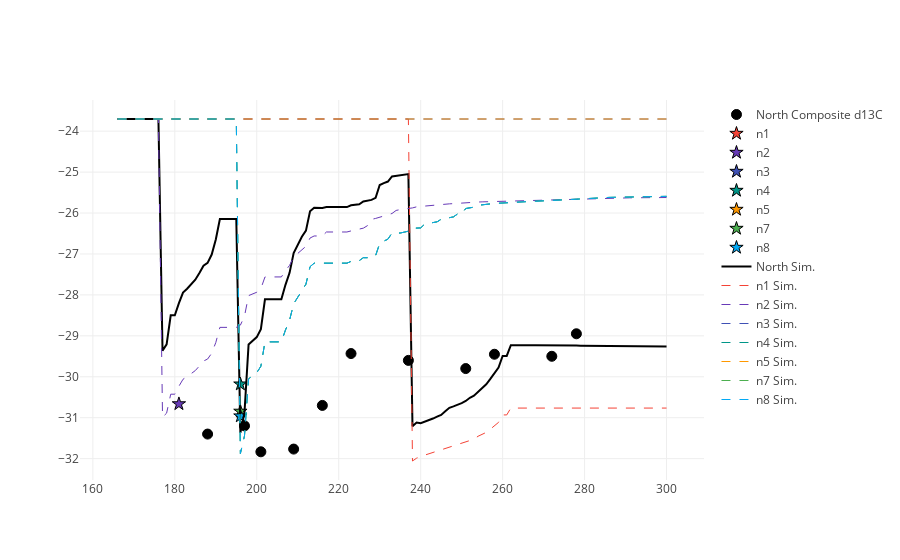

Write notebook code for a chart like this one.
### Code cell
%matplotlib inline
import plotlycred
figname = 'Soils' + variable + transect + '.png'

online = False
if online:
    # fig = py.iplot(data) 
    fig = go.Figure(data=data) # , layout=layout)
    py.image.save_as(fig, filename=figname)
else:
    iplot(data)

### Figure 1 — Plotly figure (JSON) as saved in the notebook; plotly's stock layout.template omitted (floating-point values rounded to 4 significant figures; data arrays with more than 128 entries replaced by an {"elided": "..."} marker saying what was removed)
{"data": [{"marker": {"color": "black", "line": {"color": "black", "width": 1}, "size": 10, "symbol": "circle"}, "mode": "markers", "name": "North Composite d13C", "type": "scatter", "x": {"elided": "135 int values"}, "y": {"elided": "135 float values"}}, {"marker": {"color": "#F44336", "line": {"color": "black", "width": 1}, "size": 10, "symbol": "star"}, "mode": "markers", "name": "n1", "type": "scatter", "x": {"elided": "135 int values"}, "y": {"elided": "135 null values"}}, {"marker": {"color": "#673AB7", "line": {"color": "black", "width": 1}, "size": 10, "symbol": "star"}, "mode": "markers", "name": "n2", "type": "scatter", "x": {"elided": "135 int values"}, "y": {"elided": "135 float values"}}, {"marker": {"color": "#3F51B5", "line": {"color": "black", "width": 1}, "size": 10, "symbol": "star"}, "mode": "markers", "name": "n3", "type": "scatter", "x": {"elided": "135 int values"}, "y": {"elided": "135 null values"}}, {"marker": {"color": "#009688", "line": {"color": "black", "width": 1}, "size": 10, "symbol": "star"}, "mode": "markers", "name": "n4", "type": "scatter", "x": {"elided": "135 int values"}, "y": {"elided": "135 float values"}}, {"marker": {"color": "#FF9800", "line": {"color": "black", "width": 1}, "size": 10, "symbol": "star"}, "mode": "markers", "name": "n5", "type": "scatter", "x": {"elided": "135 int values"}, "y": {"elided": "135 null values"}}, {"marker": {"color": "#4CAF50", "line": {"color": "black", "width": 1}, "size": 10, "symbol": "star"}, "mode": "markers", "name": "n7", "type": "scatter", "x": {"elided": "135 int values"}, "y": {"elided": "135 float values"}}, {"marker": {"color": "#03A9F4", "line": {"color": "black", "width": 1}, "size": 10, "symbol": "star"}, "mode": "markers", "name": "n8", "type": "scatter", "x": {"elided": "135 int values"}, "y": {"elided": "135 float values"}}, {"marker": {"color": "black"}, "mode": "lines", "name": "North Sim.", "type": "scatter", "x": {"elided": "135 int values"}, "y": {"elided": "135 float values"}}, {"line": {"color": "#F44336", "dash": "dash", "width": 1}, "name": "n1 Sim.", "type": "scatter", "x": {"elided": "135 int values"}, "y": {"elided": "135 float values"}}, {"line": {"color": "#673AB7", "dash": "dash", "width": 1}, "name": "n2 Sim.", "type": "scatter", "x": {"elided": "135 int values"}, "y": {"elided": "135 float values"}}, {"line": {"color": "#3F51B5", "dash": "dash", "width": 1}, "name": "n3 Sim.", "type": "scatter", "x": {"elided": "135 int values"}, "y": {"elided": "135 float values"}}, {"line": {"color": "#009688", "dash": "dash", "width": 1}, "name": "n4 Sim.", "type": "scatter", "x": {"elided": "135 int values"}, "y": {"elided": "135 float values"}}, {"line": {"color": "#FF9800", "dash": "dash", "width": 1}, "name": "n5 Sim.", "type": "scatter", "x": {"elided": "135 int values"}, "y": {"elided": "135 float values"}}, {"line": {"color": "#4CAF50", "dash": "dash", "width": 1}, "name": "n7 Sim.", "type": "scatter", "x": {"elided": "135 int values"}, "y": {"elided": "135 float values"}}, {"line": {"color": "#03A9F4", "dash": "dash", "width": 1}, "name": "n8 Sim.", "type": "scatter", "x": {"elided": "135 int values"}, "y": {"elided": "135 float values"}}], "layout": {}}
